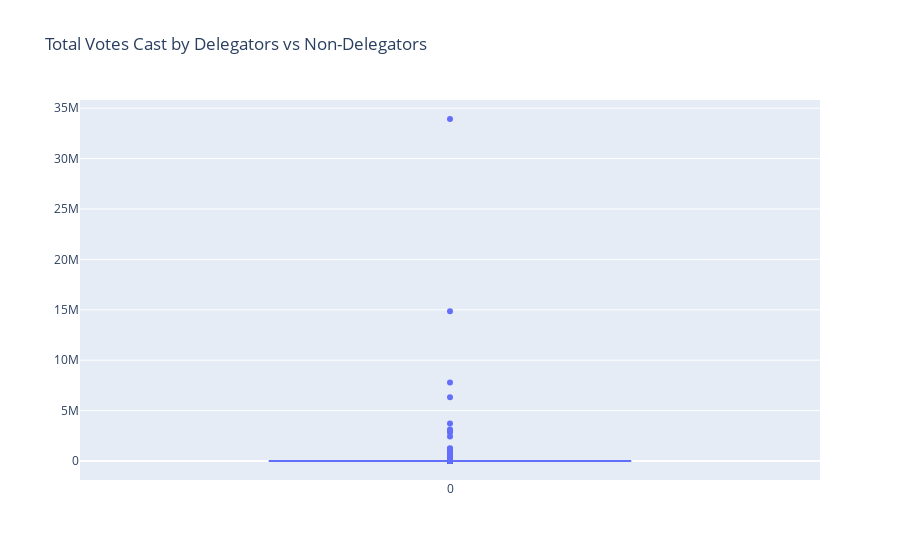

Notebook code for this chart:
### Code cell


### Figure 1 — Plotly figure (JSON) as saved in the notebook; plotly's stock layout.template omitted (floating-point values rounded to 4 significant figures; data arrays with more than 128 entries replaced by an {"elided": "..."} marker saying what was removed)
{"data": [{"name": "Total Votes", "type": "box", "x": {"elided": "1650 int values"}, "y": {"elided": "1650 float values"}}], "layout": {"title": {"text": "Total Votes Cast by Delegators vs Non-Delegators"}}}
